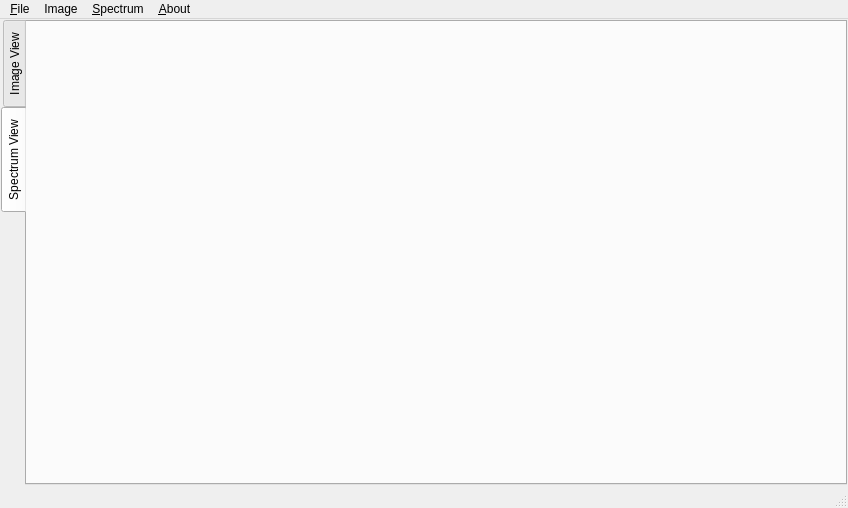
<?xml version="1.0" encoding="UTF-8"?>
<ui version="4.0">
 <class>mainWindow</class>
 <widget class="QMainWindow" name="mainWindow">
  <property name="geometry">
   <rect>
    <x>0</x>
    <y>0</y>
    <width>848</width>
    <height>508</height>
   </rect>
  </property>
  <property name="windowTitle">
   <string>MainWindow</string>
  </property>
  <property name="tabShape">
   <enum>QTabWidget::Rounded</enum>
  </property>
  <widget class="QWidget" name="centralWidget">
   <layout class="QVBoxLayout" name="verticalLayout" stretch="0">
    <property name="spacing">
     <number>1</number>
    </property>
    <property name="leftMargin">
     <number>1</number>
    </property>
    <property name="topMargin">
     <number>1</number>
    </property>
    <property name="rightMargin">
     <number>1</number>
    </property>
    <property name="bottomMargin">
     <number>1</number>
    </property>
    <item>
     <layout class="QGridLayout" name="gridLayout">
      <property name="horizontalSpacing">
       <number>0</number>
      </property>
      <item row="0" column="0">
       <widget class="QTabWidget" name="tabWidget">
        <property name="tabPosition">
         <enum>QTabWidget::West</enum>
        </property>
        <property name="currentIndex">
         <number>1</number>
        </property>
        <widget class="PlotWindow" name="imageView">
         <property name="sizePolicy">
          <sizepolicy hsizetype="Expanding" vsizetype="Expanding">
           <horstretch>0</horstretch>
           <verstretch>0</verstretch>
          </sizepolicy>
         </property>
         <attribute name="title">
          <string>Image View</string>
         </attribute>
        </widget>
        <widget class="PlotWindow" name="spectrumView">
         <property name="sizePolicy">
          <sizepolicy hsizetype="Expanding" vsizetype="Expanding">
           <horstretch>0</horstretch>
           <verstretch>0</verstretch>
          </sizepolicy>
         </property>
         <attribute name="title">
          <string>Spectrum View</string>
         </attribute>
        </widget>
       </widget>
      </item>
     </layout>
    </item>
   </layout>
  </widget>
  <widget class="QMenuBar" name="menuBar">
   <property name="geometry">
    <rect>
     <x>0</x>
     <y>0</y>
     <width>848</width>
     <height>21</height>
    </rect>
   </property>
   <widget class="QMenu" name="menuFile">
    <property name="title">
     <string>&amp;File</string>
    </property>
    <addaction name="openImagesAction"/>
    <addaction name="saveAnalysisAction"/>
    <addaction name="separator"/>
    <addaction name="exitAction"/>
   </widget>
   <widget class="QMenu" name="menuAbout">
    <property name="title">
     <string>&amp;About</string>
    </property>
    <addaction name="aboutAction"/>
    <addaction name="viewDocsAction"/>
   </widget>
   <widget class="QMenu" name="menuSpectrum">
    <property name="title">
     <string>&amp;Spectrum</string>
    </property>
    <addaction name="showIntensityOverTimeAction"/>
   </widget>
   <widget class="QMenu" name="menuImage">
    <property name="title">
     <string>Image</string>
    </property>
    <addaction name="histogramAction"/>
   </widget>
   <addaction name="menuFile"/>
   <addaction name="menuImage"/>
   <addaction name="menuSpectrum"/>
   <addaction name="menuAbout"/>
  </widget>
  <widget class="QStatusBar" name="statusBar"/>
  <action name="openImagesAction">
   <property name="text">
    <string>&amp;Open Images</string>
   </property>
   <property name="statusTip">
    <string>Opens raw images</string>
   </property>
   <property name="shortcut">
    <string>Ctrl+O</string>
   </property>
  </action>
  <action name="saveAnalysisAction">
   <property name="text">
    <string>Save Analysis</string>
   </property>
   <property name="statusTip">
    <string>Saving analysis..</string>
   </property>
   <property name="shortcut">
    <string>Ctrl+S</string>
   </property>
  </action>
  <action name="exitAction">
   <property name="text">
    <string>Exit</string>
   </property>
   <property name="toolTip">
    <string>Close the RIXS tool</string>
   </property>
   <property name="shortcutContext">
    <enum>Qt::ApplicationShortcut</enum>
   </property>
  </action>
  <action name="aboutAction">
   <property name="text">
    <string>About RIXS Tool</string>
   </property>
  </action>
  <action name="viewDocsAction">
   <property name="text">
    <string>View Documentation</string>
   </property>
   <property name="shortcut">
    <string>F1</string>
   </property>
  </action>
  <action name="showIntensityOverTimeAction">
   <property name="enabled">
    <bool>false</bool>
   </property>
   <property name="text">
    <string>Show intensity over time</string>
   </property>
  </action>
  <action name="histogramAction">
   <property name="text">
    <string>Show Histogram</string>
   </property>
  </action>
 </widget>
 <layoutdefault spacing="6" margin="11"/>
 <customwidgets>
  <customwidget>
   <class>PlotWindow</class>
   <extends>QWidget</extends>
   <header>PyMca.widgets.PlotWindow</header>
   <container>1</container>
  </customwidget>
 </customwidgets>
 <resources/>
 <connections/>
</ui>
